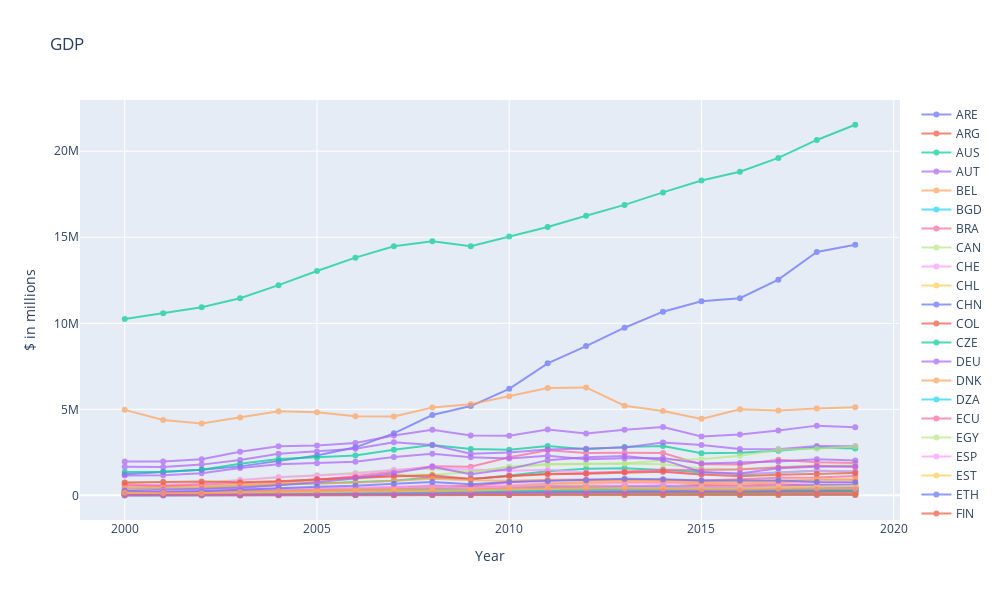

Notebook code cell kept with this figure:
### Markdown cell above
It is noteworthy that Luxembourg displays the highest carbon footprint trajectory. Possible explanations include its small population, extensive cross-border mobility, and the characteristics associated with a high-income economy.

### Code cell
fig4 = go.Figure()
for code, sub in df_chosen.groupby('CountryCode'):
    fig4.add_trace(go.Scatter(
        x=sub['Year'], 
        y=sub['Value'],
        mode='lines+markers',
        name=code,
        opacity=0.7,
        hovertemplate=f'<b>{code}</b><br>' +
                     'Year: %{x}<br>' +
                     'Value: %{y:.2f}<extra></extra>'
    ))

fig4.update_layout(
    title='GDP',
    xaxis_title='Year',
    yaxis_title='$ in millions',
    hovermode='closest',
    width=1000,
    height=600
)

fig4.show()
